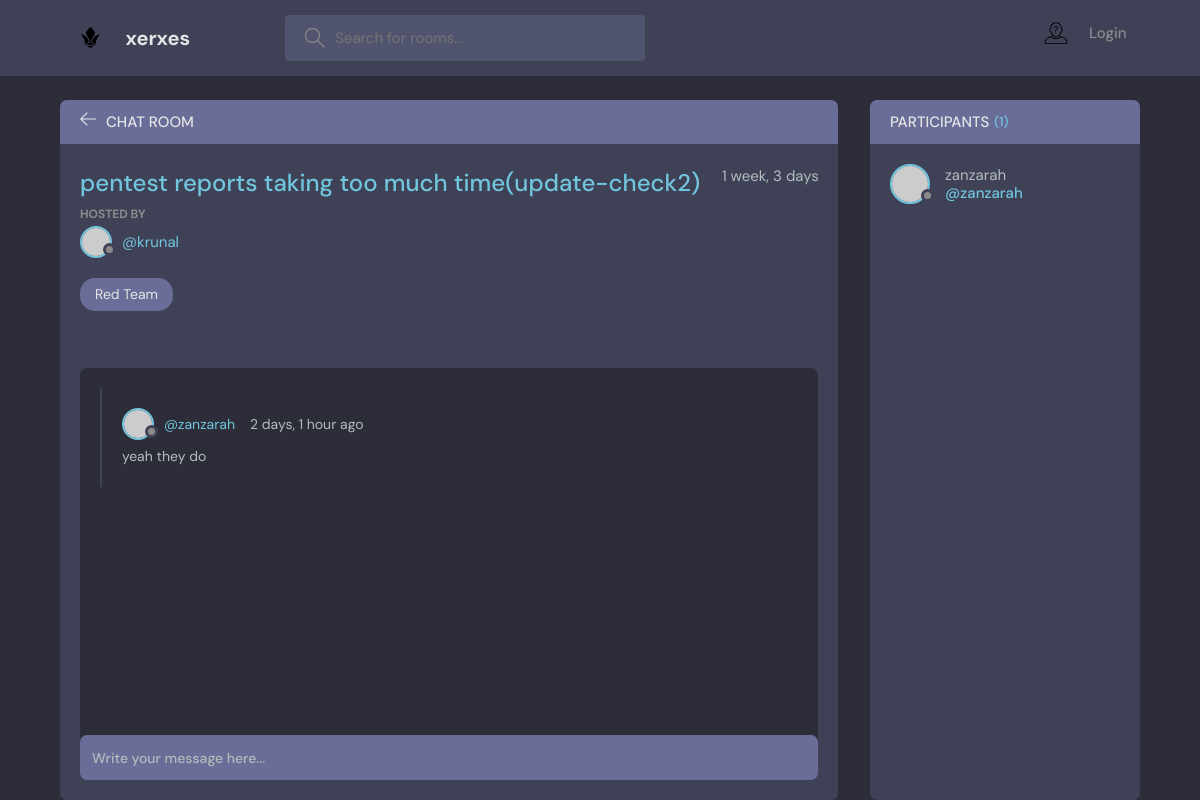
The app's page /room/4/, older data.
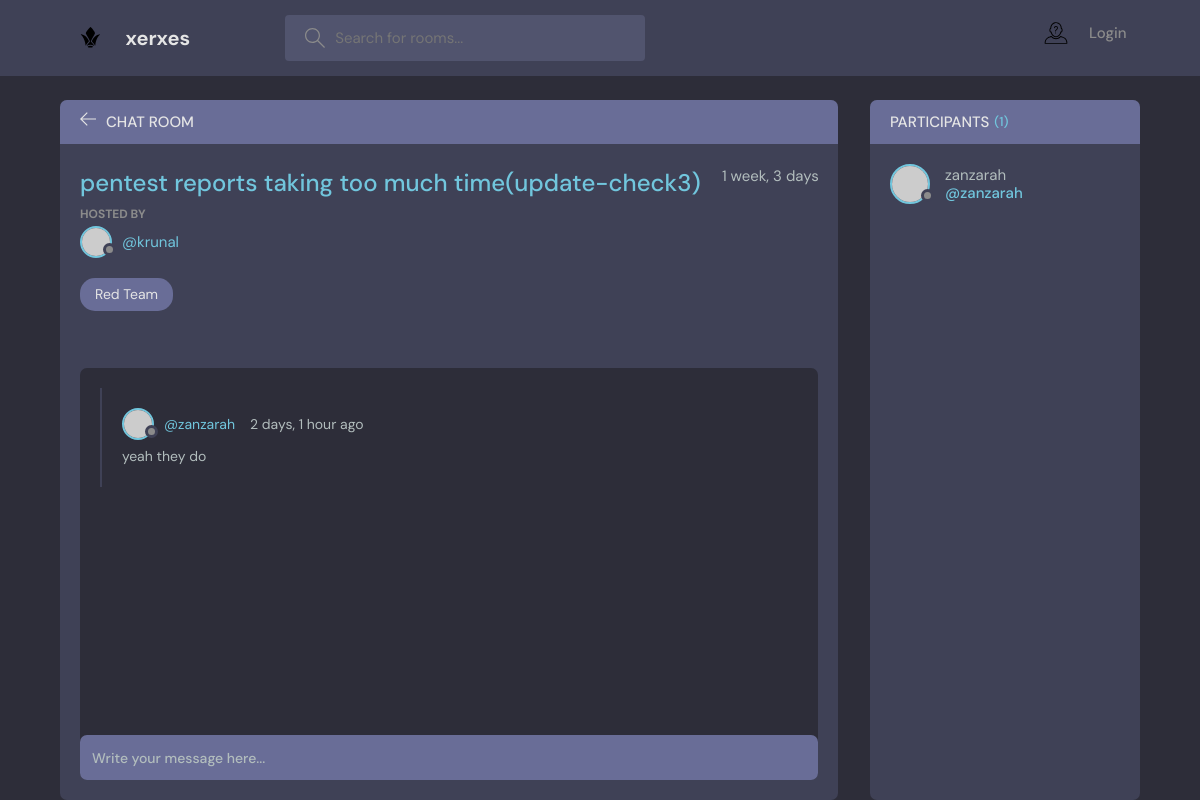
The same page, newer data.
### base/models.py (models this page shows, shortened)
class Room(models.Model):
    host = models.ForeignKey(User, on_delete=models.SET_NULL, null=True)
    topic = models.ForeignKey(Topic, on_delete=models.SET_NULL, null=True)
    name = models.CharField(max_length=200)
    description = models.TextField(null=True, blank=True)
    participants = models.ManyToManyField(User, related_name='participants', blank=True)
    updated = models.DateTimeField(auto_now=True)
    created = models.DateTimeField(auto_now_add=True)
    class Meta:
        ordering = ['-updated', '-created']

class Topic(models.Model):
    name = models.CharField(max_length=200)
    def __str__(self):
        return self.name

### base/views.py (the view)
# urls.py: path('room/<str:pk>/', views.room, name="room"),
def room(request, pk):
    room = Room.objects.get(id=pk)
    room_messages = room.message_set.all()
    participants = room.participants.all()
    if request.method == 'POST':
        message = Message.objects.create(
            user=request.user, room=room, body=request.POST.get('body')
        )
        room.participants.add(request.user)
        return redirect('room', pk=room.id)
    context = {
        'room': room,
        'room_messages': room_messages,
        'participants': participants,
    }
    return render(request, 'base/room.html', context)

### base/templates/base/room.html (shortened to what this page needs)
{% extends 'main.html' %}
{% block content %}
    <main class="profile-page layout layout--2">
      <div class="container">
        <div class="room">
          <div class="room__top">
            <div class="room__topLeft">
              <a href="{% url 'home' %}">
                <svg version="1.1" xmlns="http://www.w3.org/2000/svg" width="32" height="32" viewBox="0 0 32 32">
                  <title>arrow-left</title>
                  <path
                    d="M13.723 2.286l-13.723 13.714 13.719 13.714 1.616-1.611-10.96-10.96h27.625v-2.286h-27.625l10.965-10.965-1.616-1.607z"
                  ></path>
                </svg>
              </a>
              <h3>Chat Room</h3>
            </div>
          </div>
          <div class="room__box scroll">
            <div class="room__header scroll">
              <div class="room__info">
                <h3>{{room.name}}</h3>
                <span>{{room.created|timesince}}</span>
              </div>
              <div class="room__hosted">
                <p>Hosted By</p>
                <a href="{% url 'user-profile' room.host.id %}" class="room__author">
                  <div class="avatar avatar--small">
                    <img src="https://randomuser.me/api/portraits/men/37.jpg" />
                  </div>
                  <span>@{{room.host.username}}</span>
                </a>
              </div>
              <span class="room__topics">{{room.topic}}</span>
            </div>
            <div class="room__conversation">
              <div class="threads scroll">
                {% for message in room_messages %}
                <div class="thread">
                  <div class="thread__top">
                    <div class="thread__author">
                      <a href="{% url 'user-profile' message.user.id %}" class="thread__authorInfo">
                        <div class="avatar avatar--small">
                          <img src="https://randomuser.me/api/portraits/men/37.jpg" />
                        </div>
                        <span>@{{message.user.username}}</span>
                      </a>
                      <span class="thread__date">{{message.created|timesince}} ago</span>
                    </div>
                  </div>
                  <div class="thread__details">
                    {{message.body}}
                  </div>
                </div>
                {% endfor %}
              </div>
            </div>
          </div>
          <div class="room__message">
            <form action="#"><input name="" placeholder="Write your message here..." /></form>
          </div>
        </div>
        <div class="participants">
          <h3 class="participants__top">Participants <span>({{participants.count}})</span></h3>
          <div class="participants__list scroll">
            {% for user in participants %}
            <a href="{% url 'user-profile' user.id %}" class="participant">
              <div class="avatar avatar--medium">
                <img src="https://randomuser.me/api/portraits/men/37.jpg" />
              </div>
              <p>
                {{user.username}}
                <span>@{{user.username}}</span>
              </p>
            </a>
            {% endfor %}
          </div>
        </div>
      </div>
    </main>
    {% endblock content %}

Row changes from the older to the newer data that the page shows:
changed Room "krunal": name "pentest reports taking too much time(update-check2)" → "pentest reports taking too much time(update-check3)"
